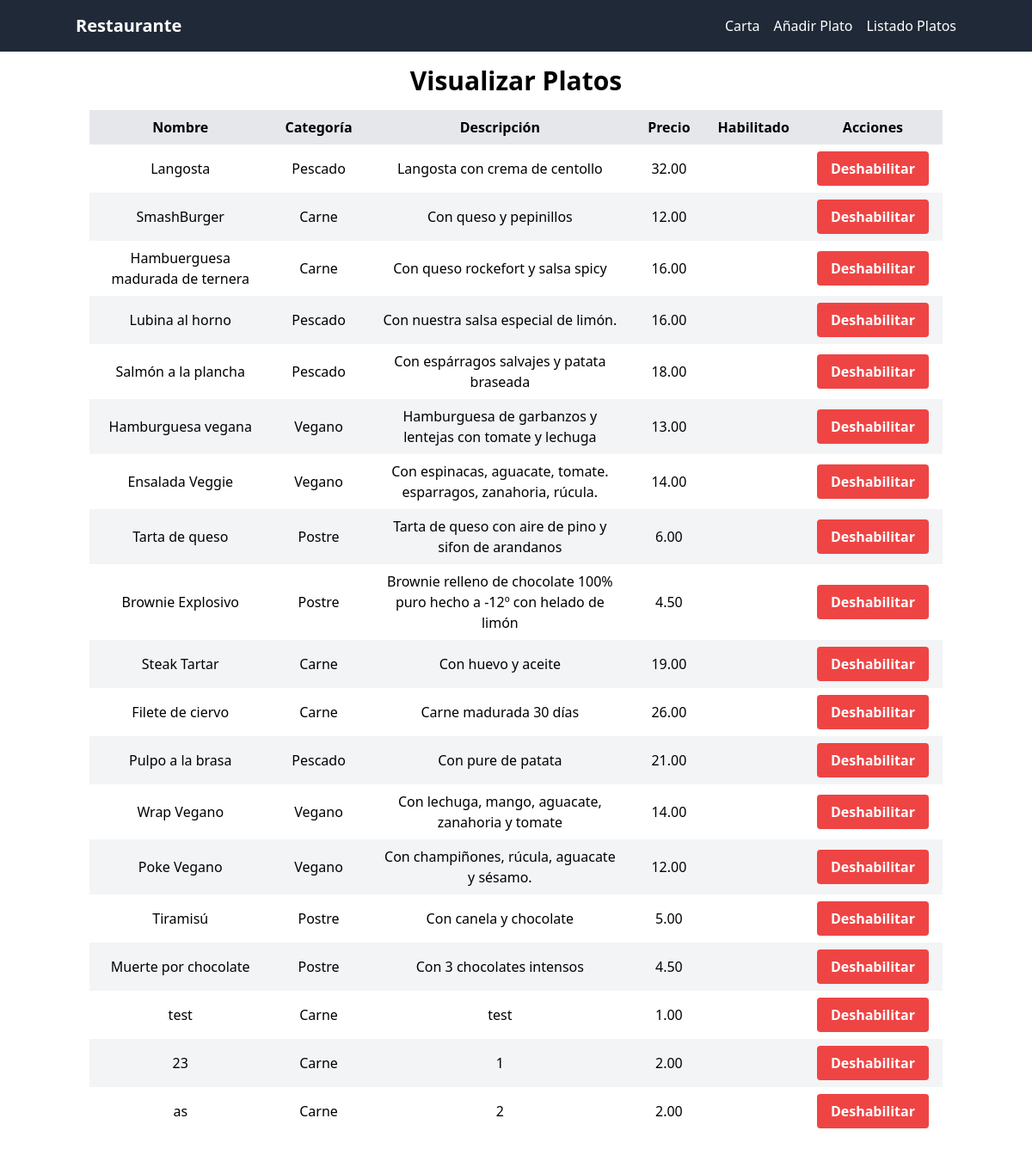
/visualizar_platos, run on an earlier commit of the app's database.
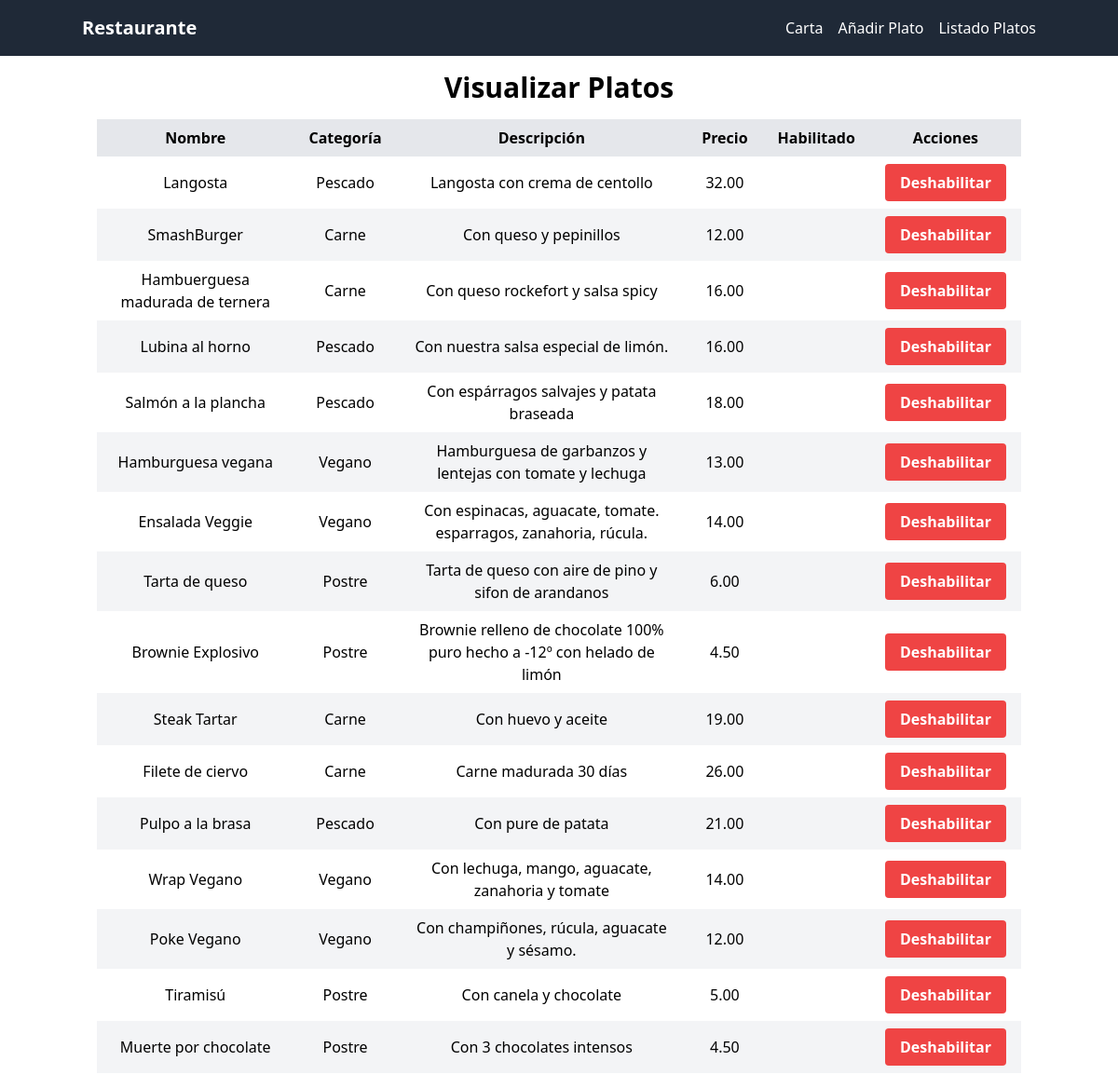
And on a later commit of the database.
### myapp/models.py (models this page shows)
class Plato(models.Model):
    nombre = models.CharField(max_length=100)
    categoria = models.CharField(max_length=100)
    descripcion = models.TextField()
    precio = models.DecimalField(max_digits=8, decimal_places=2)
    imagen = models.ImageField(upload_to='', null=True, blank=True)

### myapp/views.py (the view)
# urls.py: path('visualizar_platos',views.visualizar_platos,name="visualizar_platos"),
def visualizar_platos(request):
    platos = Plato.objects.all()
    return render(request, 'visualizar_platos.html', {'platos': platos})

### myapp/templates/visualizar_platos.html (shortened to what this page needs)
{% extends 'base.html' %}
{% block content %}
<div class="container mx-auto px-4">
    <h1 class="text-3xl font-semibold mb-4 text-center">Visualizar Platos</h1>
    <div class="overflow-x-auto">
        <table class="table-auto border-collapse w-full">
            <thead>
                <tr class="bg-gray-200">
                    <th class="px-4 py-2">Nombre</th>
                    <th class="px-4 py-2">Categoría</th>
                    <th class="px-4 py-2">Descripción</th>
                    <th class="px-4 py-2">Precio</th>
                    <th class="px-4 py-2">Habilitado</th>
                    <th class="px-4 py-2">Acciones</th>
                </tr>
            </thead>
            <tbody class="text-center">
                {% for plato in platos %}
                <tr class="{% cycle 'bg-white' 'bg-gray-100' %}">
                    <td class="px-4 py-2">{{ plato.nombre }}</td>
                    <td class="px-4 py-2">{{ plato.categoria }}</td>
                    <td class="px-4 py-2">{{ plato.descripcion }}</td>
                    <td class="px-4 py-2">{{ plato.precio }}</td>
                    <td class="px-4 py-2">{{ plato.habilitado }}</td>
                    <td class="px-4 py-2">
                        <form action=""
                            method="post">
                            <button type="submit"
                                class="bg-red-500 hover:bg-red-700 text-white font-bold py-2 px-4 rounded">Deshabilitar</button>
                        </form>
                    </td>
                </tr>
                {% endfor %}
            </tbody>
        </table>
    </div>
</div>
{% endblock %}

### myapp/templates/base.html (shortened to what this page needs)
<!DOCTYPE html>
<html lang="es">
    <head>
        <link
            href="https://cdn.jsdelivr.net/npm/tailwindcss@2.2.19/dist/tailwind.min.css"
            rel="stylesheet">
    </head>
    <body>
        <nav class="bg-gray-800 py-4">
            <div class="container mx-auto flex justify-between items-center">
                <div class="text-white font-semibold text-xl">Restaurante</div>
                <div>
                    <ul class="flex space-x-4">
                        <li><a href="{% url 'carta_restaurante' %}"
                                class="text-white hover:text-gray-300">Carta</a></li>
                        <li><a href="{% url 'cargar_plato' %}"
                                class="text-white hover:text-gray-300">Añadir
                                Plato
                            </a></li>
                            <li><a href="{% url 'visualizar_platos' %}" class="text-white hover:text-gray-300">Listado Platos
                            </a></li>
                    </ul>
                </div>
            </div>
        </nav>
        <div class="container mx-auto py-4">
            {% block content %}
            {% endblock %}
        </div>
    </body>
</html>

What changed in the data, as far as the page shows it:
removed Plato: nombre "test", categoria "Carne", descripcion "test", precio "1.00"
removed Plato: nombre "23", categoria "Carne", descripcion "1", precio "2.00"
removed Plato: nombre "as", categoria "Carne", descripcion "2", precio "2.00"
